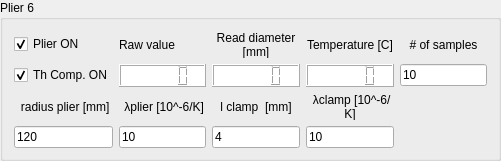
   <widget class="QGroupBox" name="groupBox_11">
    <property name="geometry">
     <rect>
      <x>520</x>
      <y>350</y>
      <width>501</width>
      <height>161</height>
     </rect>
    </property>
    <property name="title">
     <string>Plier 6</string>
    </property>
    <layout class="QGridLayout" name="gridLayout_10">
     <item row="0" column="4">
      <widget class="QLabel" name="label_53">
       <property name="text">
        <string>Temperature [C]</string>
       </property>
       <property name="alignment">
        <set>Qt::AlignmentFlag::AlignCenter</set>
       </property>
       <property name="wordWrap">
        <bool>true</bool>
       </property>
      </widget>
     </item>
     <item row="2" column="4">
      <widget class="QLabel" name="label_54">
       <property name="text">
        <string> λclamp [10^-6/K]</string>
       </property>
       <property name="alignment">
        <set>Qt::AlignmentFlag::AlignCenter</set>
       </property>
       <property name="wordWrap">
        <bool>true</bool>
       </property>
      </widget>
     </item>
     <item row="0" column="1">
      <widget class="QLabel" name="label_55">
       <property name="text">
        <string>Raw value</string>
       </property>
      </widget>
     </item>
     <item row="3" column="1">
      <widget class="QLineEdit" name="lineEditLambdaPinza_6">
       <property name="text">
        <string>10</string>
       </property>
      </widget>
     </item>
     <item row="1" column="4">
      <widget class="QLCDNumber" name="lcdPinzaTemp_6">
       <property name="styleSheet">
        <string notr="true">background-color: rgb(255, 255, 255);
color: rgb(0, 0, 0);</string>
       </property>
      </widget>
     </item>
     <item row="3" column="4">
      <widget class="QLineEdit" name="lineEditLambdaGancio_6">
       <property name="text">
        <string>10</string>
       </property>
      </widget>
     </item>
     <item row="0" column="0">
      <widget class="QCheckBox" name="checkONPinza_6">
       <property name="text">
        <string>Plier ON</string>
       </property>
       <property name="checked">
        <bool>true</bool>
       </property>
      </widget>
     </item>
     <item row="1" column="3">
      <widget class="QLCDNumber" name="lcdPinzamm_6">
       <property name="styleSheet">
        <string notr="true">background-color: rgb(255, 255, 255);
color: rgb(0, 0, 0);</string>
       </property>
      </widget>
     </item>
     <item row="3" column="3">
      <widget class="QLineEdit" name="lineEditRaggioGancio_6">
       <property name="autoFillBackground">
        <bool>false</bool>
       </property>
       <property name="text">
        <string>4</string>
       </property>
      </widget>
     </item>
     <item row="2" column="0">
      <widget class="QLabel" name="label_56">
       <property name="text">
        <string> radius plier [mm]</string>
       </property>
       <property name="alignment">
        <set>Qt::AlignmentFlag::AlignCenter</set>
       </property>
       <property name="wordWrap">
        <bool>true</bool>
       </property>
      </widget>
     </item>
     <item row="1" column="0">
      <widget class="QCheckBox" name="checkThermalPinza_6">
       <property name="text">
        <string>Th Comp. ON</string>
       </property>
       <property name="checked">
        <bool>true</bool>
       </property>
      </widget>
     </item>
     <item row="3" column="0">
      <widget class="QLineEdit" name="lineEditRaggioPinza_6">
       <property name="autoFillBackground">
        <bool>false</bool>
       </property>
       <property name="text">
        <string>120</string>
       </property>
      </widget>
     </item>
     <item row="1" column="1">
      <widget class="QLCDNumber" name="lcdPinzaRaw_6">
       <property name="styleSheet">
        <string notr="true">background-color: rgb(255, 255, 255);
color: rgb(0, 0, 0);</string>
       </property>
      </widget>
     </item>
     <item row="2" column="3">
      <widget class="QLabel" name="label_57">
       <property name="text">
        <string>l clamp  [mm]</string>
       </property>
       <property name="alignment">
        <set>Qt::AlignmentFlag::AlignCenter</set>
       </property>
       <property name="wordWrap">
        <bool>true</bool>
       </property>
      </widget>
     </item>
     <item row="0" column="3">
      <widget class="QLabel" name="label_58">
       <property name="text">
        <string>Read diameter [mm]</string>
       </property>
       <property name="textFormat">
        <enum>Qt::TextFormat::PlainText</enum>
       </property>
       <property name="scaledContents">
        <bool>true</bool>
       </property>
       <property name="alignment">
        <set>Qt::AlignmentFlag::AlignCenter</set>
       </property>
       <property name="wordWrap">
        <bool>true</bool>
       </property>
      </widget>
     </item>
     <item row="2" column="1">
      <widget class="QLabel" name="label_59">
       <property name="text">
        <string> λplier [10^-6/K]</string>
       </property>
       <property name="alignment">
        <set>Qt::AlignmentFlag::AlignCenter</set>
       </property>
       <property name="wordWrap">
        <bool>true</bool>
       </property>
      </widget>
     </item>
     <item row="1" column="5">
      <widget class="QLineEdit" name="lineEditSamplesPerMean_6">
       <property name="text">
        <string>10</string>
       </property>
      </widget>
     </item>
     <item row="0" column="5">
      <widget class="QLabel" name="label_60">
       <property name="text">
        <string># of samples</string>
       </property>
       <property name="alignment">
        <set>Qt::AlignmentFlag::AlignCenter</set>
       </property>
       <property name="wordWrap">
        <bool>true</bool>
       </property>
      </widget>
     </item>
    </layout>
   </widget>
